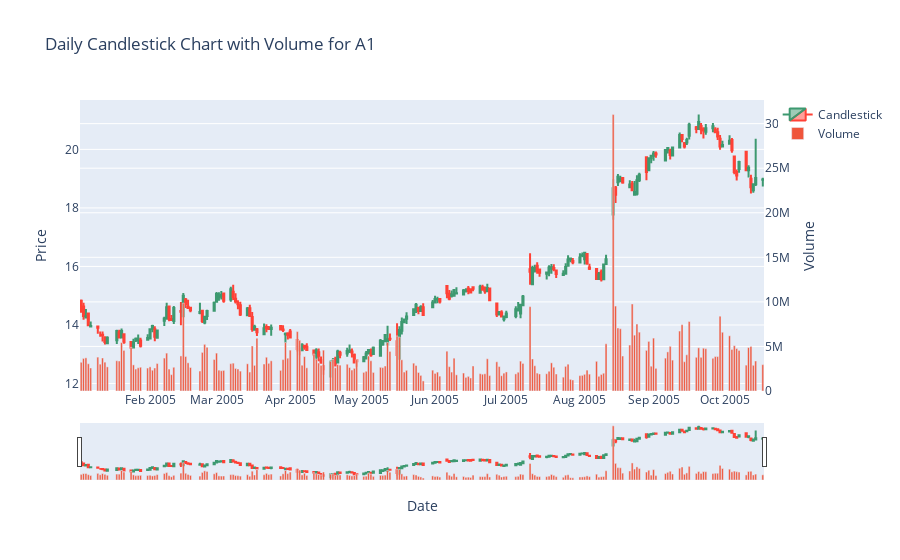

The cell this chart's notebook holds for it:
### Code cell
import plotly.graph_objs as go
# Group by 'Date' and calculate the desired values for each date
dfA1final = dfA1.groupby('Date').agg({
    'Opening Price': 'first',    # First opening price
    'High': 'max',         # Maximum high
    'Low': 'min',       # Minimum low
    'Closing Price': 'last',      # Last closing price
    'Volume' : 'sum'    # Volume sum
}).reset_index()

# Create the daily candlestick chart for the first 200 days
first_200_days_data = dfA1final.head(200).copy()
fig = go.Figure()

# Candlestick trace
trace = go.Candlestick(
    x=first_200_days_data['Date'],
    open=first_200_days_data['Opening Price'],
    high=first_200_days_data['High'],
    low=first_200_days_data['Low'],
    close=first_200_days_data['Closing Price'],
    name='Candlestick',
    showlegend=True,
)
fig.add_trace(trace)

# Volume trace on the secondary y-axis
volume_trace = go.Bar(
    x=first_200_days_data['Date'],
    y=first_200_days_data['Volume'],
    yaxis='y2',
    name='Volume',
    showlegend=True,
)
fig.add_trace(volume_trace)

# Configure layout
fig.update_layout(
    title='Daily Candlestick Chart with Volume for A1',
    yaxis_title='Price',
    yaxis2=dict(
        title='Volume',
        overlaying='y',
        side='right',
    ),
    xaxis=dict(
        title='Date',
    ),
)

# Show the chart
fig.show()

### Figure 1 — Plotly figure (JSON) as saved in the notebook; plotly's stock layout.template omitted (floating-point values rounded to 4 significant figures; data arrays with more than 128 entries replaced by an {"elided": "..."} marker saying what was removed)
{"data": [{"close": {"elided": "200 float values"}, "high": {"elided": "200 float values"}, "low": {"elided": "200 float values"}, "name": "Candlestick", "open": {"elided": "200 float values"}, "showlegend": true, "type": "candlestick", "x": {"elided": "200 str values"}}, {"name": "Volume", "showlegend": true, "type": "bar", "x": {"elided": "200 str values"}, "y": {"elided": "200 int values"}, "yaxis": "y2"}], "layout": {"title": {"text": "Daily Candlestick Chart with Volume for A1"}, "xaxis": {"title": {"text": "Date"}}, "yaxis": {"title": {"text": "Price"}}, "yaxis2": {"overlaying": "y", "side": "right", "title": {"text": "Volume"}}}}
